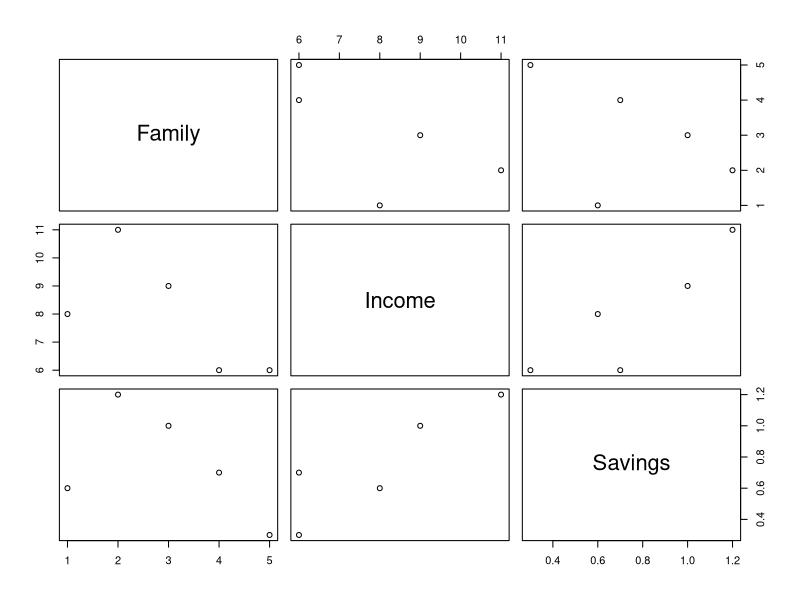
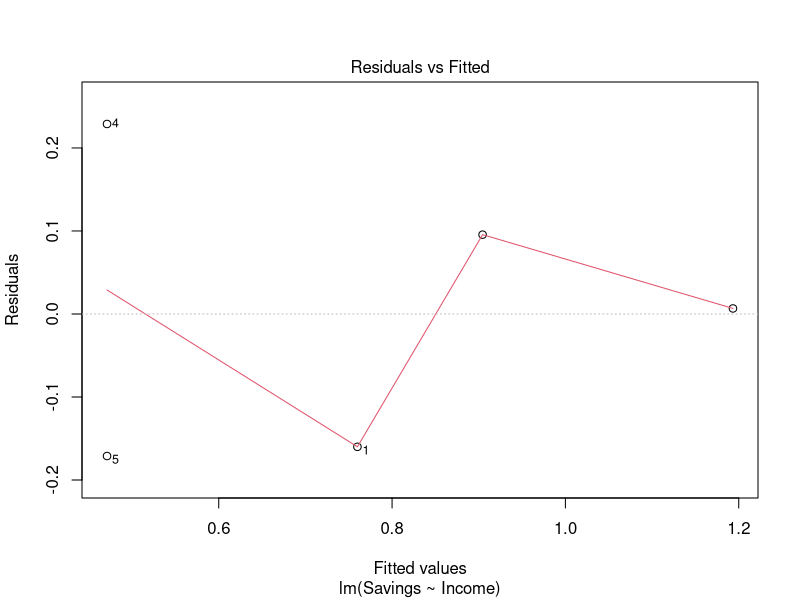
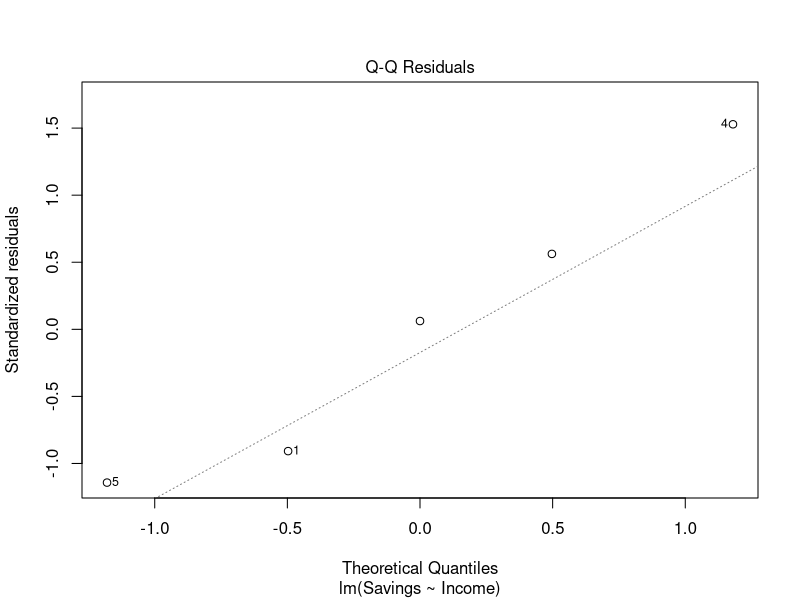
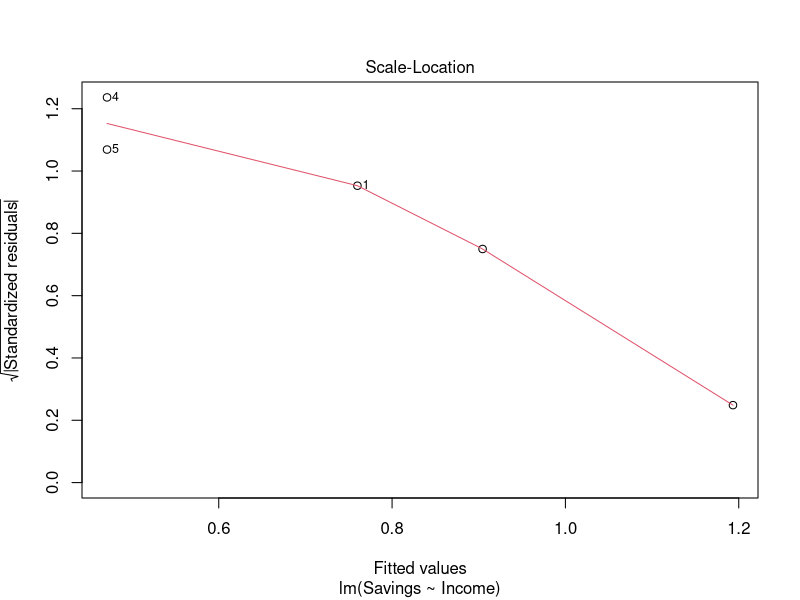
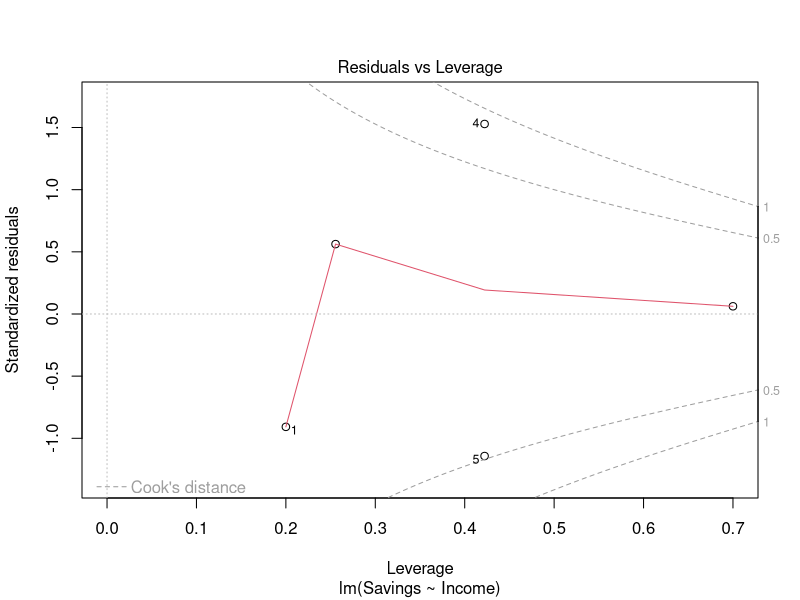
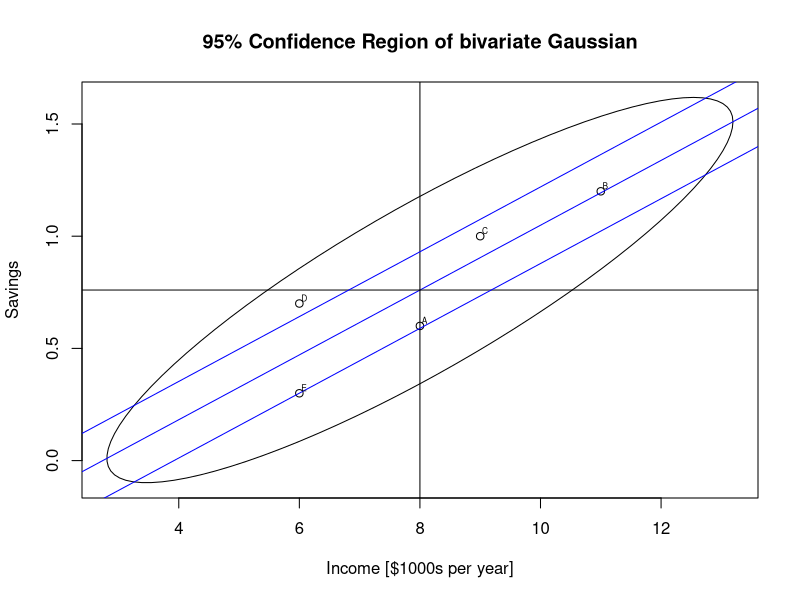

Reproduce these figures in R, in order.
# Example of Simple regression.
# Income and Savings (in thousands of dollars per year)
df <- data.frame(Family=c("A","B","C","D","E"),Income=c(8,11,9,6,6),
                 Savings=c(.6,1.2,1,.7,.3))

# Look at it:
df
plot(df)
summary(df)

# Add a new variable:
df$Comsumption <- df$I - df$S

# regress savings on income
lmSI <- lm(Savings~Income,data=df)

# look at it:
lmSI
summary(lmSI)
plot(lmSI)

# plot with 95% probability region for the bivariate gaussian
require(ellipse)
Z <- ellipse(cor(df$I,df$S))
Elli <- cbind(mean(df$I)+sd(df$I)*Z[,1], mean(df$S)+sd(df$S)*Z[,2])
plot(Elli,type='l',main="95% Confidence Region of bivariate Gaussian",
     xlab="Income [$1000s per year]",ylab="Savings")

# add the points
points(df$I,df$S)
# add the regression line in "blue"
abline(lmSI$coef,col="blue")

# Locate the center at the pt. of averages
abline(h=mean(df$S))
abline(v=mean(df$I))

# rmse for regression
re <- sqrt(1-cor(df$I,df$S)^2)*sd(df$S)

# 68% confidence regression band
ab <- lmSI$coef
abline(re+ab[1],ab[2],col="blue")
abline(-re+ab[1],ab[2],col="blue")

# label the points
require(calibrate)
textxy(df$I,df$S,df$F)
